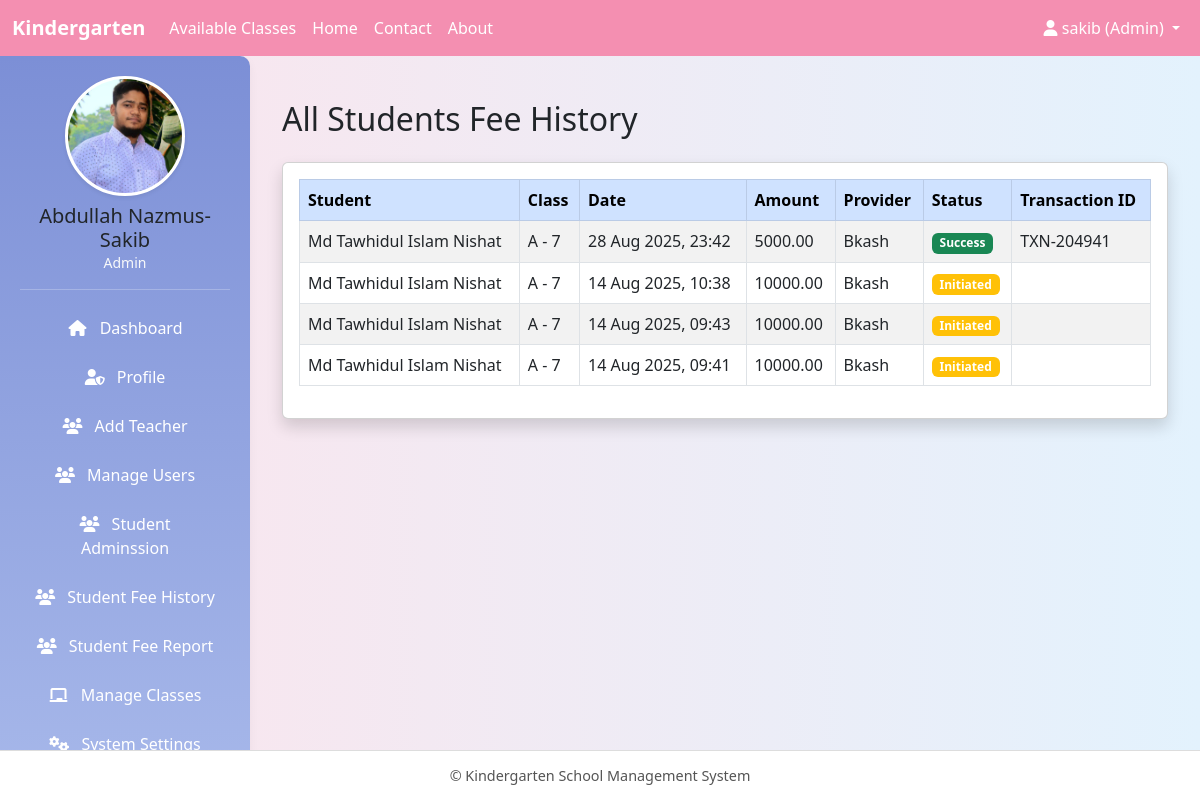
The page /admin_fee-history/ (signed in) on the database its author committed.
### core/models.py (models this page shows, shortened)
class User(AbstractUser):
    ROLE_CHOICES = (
        ("admin", "Admin"),
        ("teacher", "Teacher"),
        ("student", "Student"),
    )
    role = models.CharField(max_length=10, choices=ROLE_CHOICES)
    def is_admin(self):
        return self.role == 'admin'

class AdminProfile(models.Model):
    user = models.OneToOneField(User, on_delete=models.CASCADE, related_name='admin_profile')
    full_name = models.CharField(max_length=128, blank=True)
    designation = models.CharField(max_length=64, blank=True)
    office_email = models.EmailField(blank=True)
    date_of_birth = models.DateField(null=True, blank=True)
    joining_date = models.DateField(null=True, blank=True)
    national_id = models.CharField(max_length=32, blank=True)
    address = models.TextField(blank=True)
    phone = models.CharField(max_length=24, blank=True)
    emergency_contact = models.CharField(max_length=24, blank=True)
    photo = models.ImageField(upload_to='admin_photos/', blank=True, null=True)
    bio = models.TextField(blank=True)
    skills = models.TextField(blank=True)
    experience = models.TextField(blank=True)
    education = models.TextField(blank=True)
    languages = models.TextField(blank=True)
    hobbies = models.TextField(blank=True)
    social_media = models.TextField(blank=True)
    achievements = models.TextField(blank=True)
    certifications = models.TextField(blank=True)
    interests = models.TextField(blank=True)
    notes = models.TextField(blank=True)
    is_active = models.BooleanField(default=True)
    created_at = models.DateTimeField(auto_now_add=True, null=True)
    last_updated = models.DateTimeField(auto_now=True)

class PaymentTransaction(models.Model):
    PROVIDER_CHOICES = (
        ('bkash', 'Bkash'),
        ('nagad', 'Nagad'),
    )
    student = models.ForeignKey(StudentProfile, on_delete=models.CASCADE, null=True, blank=True)
    amount = models.DecimalField(max_digits=10, decimal_places=2)
    provider = models.CharField(max_length=16, choices=PROVIDER_CHOICES)
    status = models.CharField(max_length=16, default='initiated')
    transaction_id = models.CharField(max_length=128, blank=True)
    created_at = models.DateTimeField(auto_now_add=True)

class StudentProfile(models.Model):
    STATUS_CHOICES = (
        ('pending', 'Pending Approval'),
        ('active', 'Active'),
        ('rejected', 'Rejected'),
    )
    user = models.OneToOneField(User, on_delete=models.CASCADE, related_name='student_profile')
    full_name = models.CharField(max_length=128, blank=True)
    class_room = models.ForeignKey(ClassRoom, on_delete=models.SET_NULL, null=True, blank=True)
    date_of_birth = models.DateField(null=True, blank=True)
    address = models.TextField(blank=True)
    phone = models.CharField(max_length=24, blank=True)
    photo = models.ImageField(upload_to='student_photos/', blank=True, null=True)
    guardian_name = models.CharField(max_length=128, blank=True)
    guardian_relation = models.CharField(max_length=64, blank=True)
    guardian_email = models.EmailField(blank=True)
    guardian_phone = models.CharField(max_length=24, blank=True)
    admission_date = models.DateField(default=timezone.now)
    admission_fee_paid = models.BooleanField(default=False)
    status = models.CharField(max_length=16, choices=STATUS_CHOICES, default='pending')
    class Meta:
        verbose_name = "Student Profile"
        verbose_name_plural = "Student Profiles"
    def get_full_name(self):
        return self.full_name or f"{self.user.first_name} {self.user.last_name}"

class ClassRoom(models.Model):
    name = models.CharField(max_length=64, unique=True)   # Play, KG, One, Two…
    grade = models.CharField(max_length=32, blank=True)
    curriculum = models.TextField(blank=True)             # Curriculum details
    teacher = models.ForeignKey(
        'User',
        on_delete=models.SET_NULL,
        null=True, blank=True,
        limit_choices_to={'role': 'teacher'}
    )
    monthly_fee = models.DecimalField(max_digits=10, decimal_places=2, default=0.00)
    def __str__(self):
        return f"{self.grade} - {self.name}" if self.grade else self.name

### core/views.py (the view)
# urls.py: path("admin_fee-history/", views.admin_fee_history, name="admin_fee_history"),
@login_required
def admin_fee_history(request):
    if not request.user.is_admin():
        messages.error(request, "Permission denied.")
        return redirect("dashboard")
    payments = PaymentTransaction.objects.select_related("student").order_by("-created_at")
    return render(request, "admin/fee_history.html", {"payments": payments})

### core/templates/admin/fee_history.html (shortened to what this page needs)
{% extends "base.html" %}
{% block content %}
<div class="container mt-4">
    <h2 class="mb-4">All Students Fee History</h2>
    <div class="card shadow">
        <div class="card-body">
            {% if payments %}
                <table class="table table-bordered table-striped">
                    <thead class="table-primary">
                        <tr>
                            <th>Student</th>
                            <th>Class</th>
                            <th>Date</th>
                            <th>Amount</th>
                            <th>Provider</th>
                            <th>Status</th>
                            <th>Transaction ID</th>
                        </tr>
                    </thead>
                    <tbody>
                        {% for p in payments %}
                        <tr>
                            <td>{{ p.student.get_full_name }}</td>
                            <td>{{ p.student.class_room }}</td>
                            <td>{{ p.created_at|date:"d M Y, H:i" }}</td>
                            <td>{{ p.amount }}</td>
                            <td>{{ p.provider|title }}</td>
                            <td>
                                {% if p.status == "success" %}
                                    <span class="badge bg-success">Success</span>
                                {% elif p.status == "failed" %}
                                    <span class="badge bg-danger">Failed</span>
                                {% else %}
                                    <span class="badge bg-warning">{{ p.status|title }}</span>
                                {% endif %}
                            </td>
                            <td>{{ p.transaction_id }}</td>
                        </tr>
                        {% endfor %}
                    </tbody>
                </table>
            {% else %}
                <p class="text-muted">No payments found.</p>
            {% endif %}
        </div>
    </div>
</div>
{% endblock %}

### core/templates/base.html (shortened to what this page needs)
<!DOCTYPE html>
<html lang="en">
<head>
  <link href="https://cdn.jsdelivr.net/npm/bootstrap@5.3.0/dist/css/bootstrap.min.css" rel="stylesheet"/>
  <link rel="stylesheet" href="https://cdnjs.cloudflare.com/ajax/libs/font-awesome/6.4.0/css/all.min.css"/>
</head>
<body>
  <nav class="navbar navbar-expand-sm">
    <div class="container-fluid">
      <a class="navbar-brand" href="#">Kindergarten</a>
      <div class="collapse navbar-collapse" id="navbarContent">
        <ul class="navbar-nav me-auto">
          <li class="nav-item"><a class="nav-link" href="{% url 'available_classes' %}">Available Classes</a></li>
          <li class="nav-item"><a class="nav-link" href="{% url 'homepage' %}">Home</a></li>
          <li class="nav-item"><a class="nav-link" href="{% url 'contact' %}">Contact</a></li>
          <li class="nav-item"><a class="nav-link" href="{% url 'about' %}">About</a></li>
        </ul>
        <ul class="navbar-nav">
          <li class="nav-item dropdown">
            <a class="nav-link dropdown-toggle" href="#" id="userDropdown" role="button" data-bs-toggle="dropdown">
              <i class="fas fa-user"></i>
              {% if request.user.is_authenticated %}
                {{ request.user.username }} ({{ request.user.role|title }})
              {% else %}
                Account
              {% endif %}
            </a>
          </li>
        </ul>
      </div>
    </div>
  </nav>
  {% if request.user.is_authenticated %}
  <div class="sidebar text-center">
    {% if request.user.role == "student" %}
      {% if request.user.student_profile.photo %}
        <img src="{{ request.user.student_profile.photo.url }}" alt="Profile Picture" class="profile_pic shadow-sm" />
      {% else %}
        <img src="https://via.placeholder.com/120" alt="Profile Picture" class="profile_pic shadow-sm" />
      {% endif %}
    {% elif request.user.role == "teacher" %}
      {% if request.user.teacher_profile.photo %}
        <img src="{{ request.user.teacher_profile.photo.url }}" alt="Profile Picture" class="profile_pic shadow-sm" />
      {% else %}
        <img src="https://via.placeholder.com/120" alt="Profile Picture" class="profile_pic shadow-sm" />
      {% endif %}
    {% elif request.user.role == "admin" %}
      {% if request.user.admin_profile.photo %}
        <img src="{{ request.user.admin_profile.photo.url }}" alt="Profile Picture" class="profile_pic shadow-sm" />
      {% else %}
        <img src="https://via.placeholder.com/120" alt="Profile Picture" class="profile_pic shadow-sm" />
      {% endif %}
    {% endif %}
    <h5 class="mt-2 mb-0">{{ request.user.get_full_name|default:request.user.username }}</h5>
    <p class="text-light small mb-3">{{ request.user.role|title }}</p>
    <hr class="border-light">
    {% if request.user.role == "student" %}
      <a href="{% url 'dashboard' %}"><i class="fas fa-home me-2"></i> Dashboard</a>
      <a href="{% url 'student_profile' %}"><i class="fas fa-user me-2"></i> Profile</a>
      <a href="#"><i class="fas fa-tasks me-2"></i> My Tasks</a>
      <a href="{% url 'pay_monthly_fee' %}"><i class="fas fa-tasks me-2"></i> Monthly Fee</a>
      <a href="{% url 'student_fee_history' %}"><i class="fas fa-tasks me-2"></i> Monthly Fee History</a>
      <a href="#"><i class="fas fa-calendar-check me-2"></i> Attendance</a>
      <a href="#"><i class="fas fa-file-alt me-2"></i> Reports</a>
      <a href="#"><i class="fas fa-cog me-2"></i> Settings</a>
    {% elif request.user.role == "admin" %}
      <a href="{% url 'dashboard' %}"><i class="fas fa-home me-2"></i> Dashboard</a>
      <a href="{% url 'admin_profile' %}"><i class="fas fa-user-shield me-2"></i> Profile</a>
      <a href="{% url 'add_teacher_by_admin' %}"><i class="fas fa-users me-2"></i> Add Teacher</a>
      <a href="{% url 'manage_users_by_admin' %}"><i class="fas fa-users me-2"></i> Manage Users</a>
      <a href="{% url 'admissions_manage_by_admin' %}"><i class="fas fa-users me-2"></i> Student Adminssion</a>
      <a href="{% url 'admin_fee_history' %}"><i class="fas fa-users me-2"></i> Student Fee History</a>
      <a href="{% url 'fee_report_by_admin' %}"><i class="fas fa-users me-2"></i> Student Fee Report</a>
      <a href="{% url 'manage_classes_by_admin' %}"><i class="fas fa-chalkboard me-2"></i> Manage Classes</a>
      <a href="#"><i class="fas fa-cogs me-2"></i> System Settings</a>
    {% endif %}
      </div>
  {% endif %}
  <div class="{% if request.user.is_authenticated %}main-content{% else %}main-content full-width{% endif %}">
    {% block content %}{% endblock %}
  </div>
  <footer>
    &copy; {{ now|date:"Y" }} Kindergarten School Management System
  </footer>
</body>
</html>

### core/templates/base.html (style rules this page uses)
body { background: linear-gradient(to right, #fce4ec, #e3f2fd); font-family: "Segoe UI", Tahoma, Geneva, Verdana, sans-serif; margin: 0; padding: 0; }
.navbar { background-color: #f48fb1 !important; position: fixed; top: 0; left: 0; right: 0; z-index: 1030; }
.navbar-brand { font-weight: bold; color: #ffffff !important; }
.nav-link { color: #fff !important; font-weight: 500; }
.sidebar { background: linear-gradient(180deg, #7c8fd6, #a7b8ea); box-shadow: 0 4px 10px rgba(0, 0, 0, 0.05); padding: 20px; height: calc(100vh - 56px); position: fixed; top: 56px; left: 0; width: 250px; overflow-y: auto; border-top-right-radius: 10px; }
.profile_pic { width: 120px; height: 120px; border-radius: 50%; object-fit: cover; border: 3px solid #fff; background-color: #fff; transition: transform 0.3s ease; }
.sidebar a { display: block; padding: 10px 15px; color: #fff; text-decoration: none; border-radius: 6px; font-weight: 500; transition: all 0.3s ease; margin-bottom: 5px; }
.sidebar i { width: 20px; text-align: center; }
.main-content { margin-top: 56px; margin-left: 250px; padding: 20px; min-height: calc(100vh - 106px); transition: margin-left 0.3s ease; }
footer { bottom: 0; left: 0; right: 0; height: 50px; background-color: #fff; text-align: center; line-height: 50px; font-size: 0.9rem; color: #555; border-top: 1px solid #ddd; position: fixed; }

### rows shown on the page
User: user.username "sakib", user.role "Admin", user.admin_profile.photo (picture), user.get_full_name "Abdullah Nazmus-Sakib"
PaymentTransaction: student.get_full_name "Md Tawhidul Islam Nishat", student.class_room "A - 7", created_at "28 Aug 2025, 23:42", amount "5000.00", provider "Bkash", status "Success", transaction_id "TXN-204941"
PaymentTransaction: student.get_full_name "Md Tawhidul Islam Nishat", student.class_room "A - 7", created_at "14 Aug 2025, 10:38", amount "10000.00", provider "Bkash", status "Initiated"
PaymentTransaction: student.get_full_name "Md Tawhidul Islam Nishat", student.class_room "A - 7", created_at "14 Aug 2025, 09:43", amount "10000.00", provider "Bkash", status "Initiated"
PaymentTransaction: student.get_full_name "Md Tawhidul Islam Nishat", student.class_room "A - 7", created_at "14 Aug 2025, 09:41", amount "10000.00", provider "Bkash", status "Initiated"
